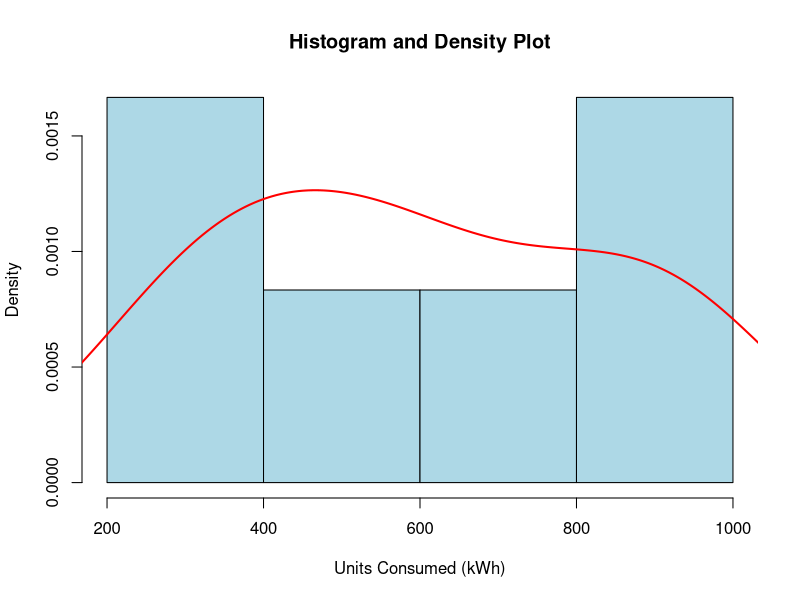

Generate this figure with R:
# Create Dataset
energy <- data.frame(
  Sector = c("Residential","Commercial","Industrial",
             "Residential","Commercial","Industrial"),
  Region = c("North","South","West","East","North","South"),
  Month = c("Jan","Jan","Feb","Feb","Mar","Mar"),
  Temperature = c(15,24,20,18,28,30),
  Units_Consumed = c(320,540,880,350,610,920),
  Cost = c(2100,3600,5900,2300,4100,6200),
  Renewable_Usage = c(22,18,12,25,20,15),
  Peak_Hours = c(4,6,8,5,7,9)
)

# Histogram
hist(energy$Units_Consumed,
     probability = TRUE,
     col = "lightblue",
     xlab = "Units Consumed (kWh)",
     main = "Histogram and Density Plot")

# Density Plot
lines(density(energy$Units_Consumed),
      col = "red",
      lwd = 2)
